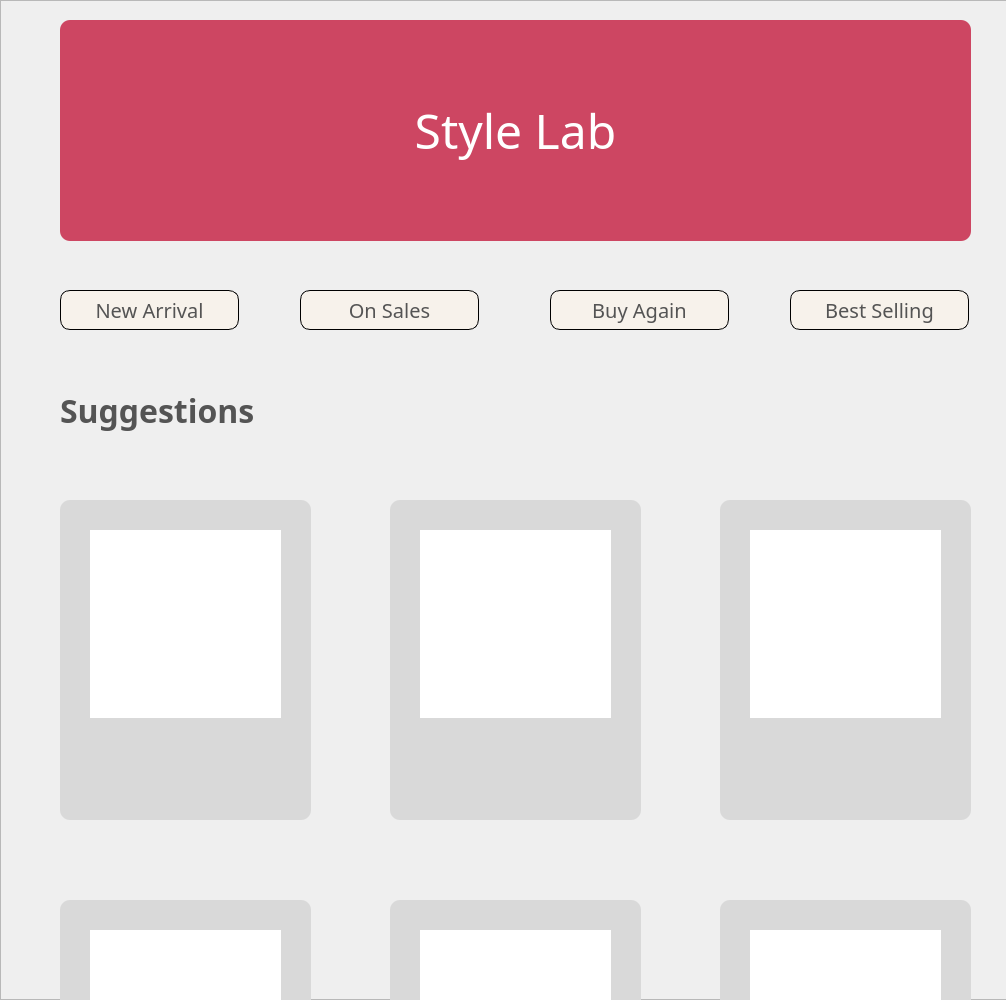
       <widget class="QWidget" name="scrollAreaWidgetContents">
        <property name="geometry">
         <rect>
          <x>0</x>
          <y>0</y>
          <width>1006</width>
          <height>1000</height>
         </rect>
        </property>
        <property name="minimumSize">
         <size>
          <width>0</width>
          <height>1000</height>
         </size>
        </property>
        <widget class="QFrame" name="frame_homepage">
         <property name="geometry">
          <rect>
           <x>0</x>
           <y>0</y>
           <width>1031</width>
           <height>1000</height>
          </rect>
         </property>
         <property name="minimumSize">
          <size>
           <width>0</width>
           <height>1000</height>
          </size>
         </property>
         <property name="frameShape">
          <enum>QFrame::StyledPanel</enum>
         </property>
         <property name="frameShadow">
          <enum>QFrame::Raised</enum>
         </property>
         <widget class="QPushButton" name="stylelabbutton">
          <property name="geometry">
           <rect>
            <x>60</x>
            <y>20</y>
            <width>911</width>
            <height>221</height>
           </rect>
          </property>
          <property name="styleSheet">
           <string notr="true">color: #FFF;
                text-align: center;
                font-family: Supermercado;
                font-size: 48px;
                font-style: normal;
                font-weight: 400;
                line-height: normal;
                border-radius: 10px;
                background-color: #CD4662;</string>
          </property>
          <property name="text">
           <string>Style Lab</string>
          </property>
         </widget>
         <widget class="QPushButton" name="newarrivalbutton">
          <property name="geometry">
           <rect>
            <x>60</x>
            <y>290</y>
            <width>179</width>
            <height>40</height>
           </rect>
          </property>
          <property name="styleSheet">
           <string notr="true">QPushButton{
border-radius: 10px;
                border: 1px solid #000;
                opacity: 0.1;
                background-color: #F7F2EB;
                color: #545454;
                text-align: center;
                font-family: Suwannaphum;
                font-size: 20px;
                font-style: normal;
                font-weight: 400;
                line-height: normal;
}
QPushButton:hover {
                background-color: #FAF9F6;
}</string>
          </property>
          <property name="text">
           <string>New Arrival</string>
          </property>
          <property name="icon">
           <iconset resource="../../assets/realsourceimg/realpicforuse.qrc">
            <normaloff>:/pic/images/newres/newarrival.png</normaloff>:/pic/images/newres/newarrival.png</iconset>
          </property>
          <property name="iconSize">
           <size>
            <width>17</width>
            <height>18</height>
           </size>
          </property>
         </widget>
         <widget class="QPushButton" name="onsalesbutton">
          <property name="geometry">
           <rect>
            <x>300</x>
            <y>290</y>
            <width>179</width>
            <height>40</height>
           </rect>
          </property>
          <property name="styleSheet">
           <string notr="true">QPushButton{
border-radius: 10px;
                border: 1px solid #000;
                opacity: 0.1;
                background-color: #F7F2EB;
                color: #545454;
                text-align: center;
                font-family: Suwannaphum;
                font-size: 20px;
                font-style: normal;
                font-weight: 400;
                line-height: normal;
}
QPushButton:hover {
                background-color: #FAF9F6;
}</string>
          </property>
          <property name="text">
           <string>On Sales</string>
          </property>
          <property name="icon">
           <iconset resource="../../assets/realsourceimg/realpicforuse.qrc">
            <normaloff>:/pic/images/newres/onsales.png</normaloff>:/pic/images/newres/onsales.png</iconset>
          </property>
          <property name="iconSize">
           <size>
            <width>22</width>
            <height>22</height>
           </size>
          </property>
         </widget>
         <widget class="QPushButton" name="buyagainbutton">
          <property name="geometry">
           <rect>
            <x>550</x>
            <y>290</y>
            <width>179</width>
            <height>40</height>
           </rect>
          </property>
          <property name="styleSheet">
           <string notr="true">QPushButton{
border-radius: 10px;
                border: 1px solid #000;
                opacity: 0.1;
                background-color: #F7F2EB;
                color: #545454;
                text-align: center;
                font-family: Suwannaphum;
                font-size: 20px;
                font-style: normal;
                font-weight: 400;
                line-height: normal;
}
QPushButton:hover {
                background-color: #FAF9F6;
}</string>
          </property>
          <property name="text">
           <string>Buy Again</string>
          </property>
          <property name="icon">
           <iconset resource="../../assets/realsourceimg/realpicforuse.qrc">
            <normaloff>:/pic/images/newres/buyagain.png</normaloff>:/pic/images/newres/buyagain.png</iconset>
          </property>
          <property name="iconSize">
           <size>
            <width>18</width>
            <height>18</height>
           </size>
          </property>
         </widget>
         <widget class="QPushButton" name="bestsellingbutton">
          <property name="geometry">
           <rect>
            <x>790</x>
            <y>290</y>
            <width>179</width>
            <height>40</height>
           </rect>
          </property>
          <property name="styleSheet">
           <string notr="true">QPushButton{
border-radius: 10px;
                border: 1px solid #000;
                opacity: 0.1;
                background-color: #F7F2EB;
                color: #545454;
                text-align: center;
                font-family: Suwannaphum;
                font-size: 20px;
                font-style: normal;
                font-weight: 400;
                line-height: normal;
}
QPushButton:hover {
                background-color: #FAF9F6;
}</string>
          </property>
          <property name="text">
           <string>Best Selling</string>
          </property>
          <property name="icon">
           <iconset resource="../../assets/realsourceimg/realpicforuse.qrc">
            <normaloff>:/pic/images/newres/bestselling.png</normaloff>:/pic/images/newres/bestselling.png</iconset>
          </property>
          <property name="iconSize">
           <size>
            <width>18</width>
            <height>20</height>
           </size>
          </property>
         </widget>
         <widget class="QLabel" name="suggestlabel">
          <property name="geometry">
           <rect>
            <x>60</x>
            <y>390</y>
            <width>201</width>
            <height>41</height>
           </rect>
          </property>
          <property name="styleSheet">
           <string notr="true">color: #545454;
                text-align: center;
                font-family: Suwannaphum;
                font-size: 32px;
                font-style: normal;
                font-weight: 700;
                line-height: normal;</string>
          </property>
          <property name="text">
           <string>Suggestions</string>
          </property>
         </widget>
         <widget class="QWidget" name="product_1" native="true">
          <property name="geometry">
           <rect>
            <x>60</x>
            <y>500</y>
            <width>251</width>
            <height>320</height>
           </rect>
          </property>
          <property name="styleSheet">
           <string notr="true">border-radius: 10px;
                background: #D9D9D9;</string>
          </property>
          <widget class="QPushButton" name="picproduct1_3">
           <property name="geometry">
            <rect>
             <x>30</x>
             <y>30</y>
             <width>191</width>
             <height>188</height>
            </rect>
           </property>
           <property name="styleSheet">
            <string notr="true">background-color: #FFF;
border-radius: 0px;</string>
           </property>
           <property name="text">
            <string/>
           </property>
          </widget>
         </widget>
         <widget class="QWidget" name="product_2" native="true">
          <property name="geometry">
           <rect>
            <x>720</x>
            <y>500</y>
            <width>251</width>
            <height>320</height>
           </rect>
          </property>
          <property name="styleSheet">
           <string notr="true">border-radius: 10px;
                background: #D9D9D9;</string>
          </property>
          <widget class="QPushButton" name="picproduct1_4">
           <property name="geometry">
            <rect>
             <x>30</x>
             <y>30</y>
             <width>191</width>
             <height>188</height>
            </rect>
           </property>
           <property name="styleSheet">
            <string notr="true">background-color: #FFF;
border-radius: 0px;</string>
           </property>
           <property name="text">
            <string/>
           </property>
          </widget>
         </widget>
         <widget class="QWidget" name="product_3" native="true">
          <property name="geometry">
           <rect>
            <x>390</x>
            <y>500</y>
            <width>251</width>
            <height>320</height>
           </rect>
          </property>
          <property name="styleSheet">
           <string notr="true">border-radius: 10px;
                background: #D9D9D9;</string>
          </property>
          <widget class="QPushButton" name="picproduct1_5">
           <property name="geometry">
            <rect>
             <x>30</x>
             <y>30</y>
             <width>191</width>
             <height>188</height>
            </rect>
           </property>
           <property name="styleSheet">
            <string notr="true">background-color: #FFF;
border-radius: 0px;</string>
           </property>
           <property name="text">
            <string/>
           </property>
          </widget>
         </widget>
         <widget class="QWidget" name="product_6" native="true">
          <property name="geometry">
           <rect>
            <x>720</x>
            <y>900</y>
            <width>251</width>
            <height>320</height>
           </rect>
          </property>
          <property name="styleSheet">
           <string notr="true">border-radius: 10px;
                background: #D9D9D9;</string>
          </property>
          <widget class="QPushButton" name="picproduct1_11">
           <property name="geometry">
            <rect>
             <x>30</x>
             <y>30</y>
             <width>191</width>
             <height>188</height>
            </rect>
           </property>
           <property name="styleSheet">
            <string notr="true">background-color: #FFF;
border-radius: 0px;</string>
           </property>
           <property name="text">
            <string/>
           </property>
          </widget>
         </widget>
         <widget class="QWidget" name="product_5" native="true">
          <property name="geometry">
           <rect>
            <x>60</x>
            <y>900</y>
            <width>251</width>
            <height>320</height>
           </rect>
          </property>
          <property name="styleSheet">
           <string notr="true">border-radius: 10px;
                background: #D9D9D9;</string>
          </property>
          <widget class="QPushButton" name="picproduct1_10">
           <property name="geometry">
            <rect>
             <x>30</x>
             <y>30</y>
             <width>191</width>
             <height>188</height>
            </rect>
           </property>
           <property name="styleSheet">
            <string notr="true">background-color: #FFF;
border-radius: 0px;</string>
           </property>
           <property name="text">
            <string/>
           </property>
          </widget>
         </widget>
         <widget class="QWidget" name="product_4" native="true">
          <property name="geometry">
           <rect>
            <x>390</x>
            <y>900</y>
            <width>251</width>
            <height>320</height>
           </rect>
          </property>
          <property name="styleSheet">
           <string notr="true">border-radius: 10px;
                background: #D9D9D9;</string>
          </property>
          <widget class="QPushButton" name="picproduct1_9">
           <property name="geometry">
            <rect>
             <x>30</x>
             <y>30</y>
             <width>191</width>
             <height>188</height>
            </rect>
           </property>
           <property name="styleSheet">
            <string notr="true">background-color: #FFF;
border-radius: 0px;</string>
           </property>
           <property name="text">
            <string/>
           </property>
          </widget>
         </widget>
        </widget>
       </widget>
